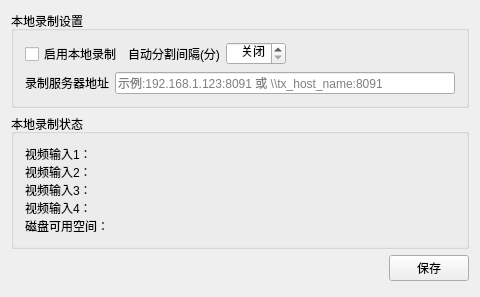
<?xml version="1.0" encoding="UTF-8"?>
<ui version="4.0">
 <class>TxClientSettingTab</class>
 <widget class="QWidget" name="TxClientSettingTab">
  <property name="geometry">
   <rect>
    <x>0</x>
    <y>0</y>
    <width>480</width>
    <height>297</height>
   </rect>
  </property>
  <property name="sizePolicy">
   <sizepolicy hsizetype="Preferred" vsizetype="Preferred">
    <horstretch>0</horstretch>
    <verstretch>0</verstretch>
   </sizepolicy>
  </property>
  <property name="windowTitle">
   <string>TxClientSettingTab</string>
  </property>
  <layout class="QVBoxLayout" name="verticalLayout">
   <item>
    <widget class="QGroupBox" name="groupBox_2">
     <property name="title">
      <string>本地录制设置</string>
     </property>
     <layout class="QVBoxLayout" name="verticalLayout_2">
      <item>
       <layout class="QHBoxLayout" name="horizontalLayoutRec">
        <item>
         <widget class="QCheckBox" name="ckbLocalRecord">
          <property name="text">
           <string>启用本地录制</string>
          </property>
         </widget>
        </item>
        <item>
         <widget class="QLabel" name="label_23">
          <property name="text">
           <string>自动分割间隔(分)</string>
          </property>
         </widget>
        </item>
        <item>
         <widget class="QSpinBox" name="spinBoxRecAutoSeg">
          <property name="minimumSize">
           <size>
            <width>60</width>
            <height>0</height>
           </size>
          </property>
          <property name="toolTip">
           <string>0为关闭，最大值7200</string>
          </property>
          <property name="alignment">
           <set>Qt::AlignRight|Qt::AlignTrailing|Qt::AlignVCenter</set>
          </property>
          <property name="specialValueText">
           <string>关闭</string>
          </property>
          <property name="maximum">
           <number>7200</number>
          </property>
         </widget>
        </item>
        <item>
         <spacer name="horizontalSpacer">
          <property name="orientation">
           <enum>Qt::Horizontal</enum>
          </property>
          <property name="sizeHint" stdset="0">
           <size>
            <width>40</width>
            <height>20</height>
           </size>
          </property>
         </spacer>
        </item>
       </layout>
      </item>
      <item>
       <layout class="QHBoxLayout" name="horizontalLayout_3">
        <item>
         <widget class="QLabel" name="label">
          <property name="text">
           <string>录制服务器地址</string>
          </property>
         </widget>
        </item>
        <item>
         <widget class="QLineEdit" name="txAddressLineEdit">
          <property name="placeholderText">
           <string>示例:192.168.1.123:8091 或 \\tx_host_name:8091</string>
          </property>
         </widget>
        </item>
       </layout>
      </item>
     </layout>
    </widget>
   </item>
   <item>
    <widget class="QGroupBox" name="groupBox">
     <property name="title">
      <string>本地录制状态</string>
     </property>
     <layout class="QHBoxLayout" name="horizontalLayout">
      <item>
       <widget class="QLabel" name="localRecStatusLabel">
        <property name="sizePolicy">
         <sizepolicy hsizetype="Preferred" vsizetype="Minimum">
          <horstretch>0</horstretch>
          <verstretch>0</verstretch>
         </sizepolicy>
        </property>
        <property name="minimumSize">
         <size>
          <width>0</width>
          <height>70</height>
         </size>
        </property>
        <property name="text">
         <string>视频输入1：
视频输入2：
视频输入3：
视频输入4：
磁盘可用空间：</string>
        </property>
        <property name="textFormat">
         <enum>Qt::PlainText</enum>
        </property>
        <property name="alignment">
         <set>Qt::AlignLeading|Qt::AlignLeft|Qt::AlignTop</set>
        </property>
        <property name="wordWrap">
         <bool>true</bool>
        </property>
        <property name="indent">
         <number>-1</number>
        </property>
       </widget>
      </item>
     </layout>
    </widget>
   </item>
   <item>
    <layout class="QHBoxLayout" name="horizontalLayout_2">
     <property name="rightMargin">
      <number>0</number>
     </property>
     <item>
      <spacer name="horizontalSpacer_2">
       <property name="orientation">
        <enum>Qt::Horizontal</enum>
       </property>
       <property name="sizeHint" stdset="0">
        <size>
         <width>40</width>
         <height>20</height>
        </size>
       </property>
      </spacer>
     </item>
     <item>
      <widget class="QPushButton" name="saveButton">
       <property name="text">
        <string>保存</string>
       </property>
      </widget>
     </item>
    </layout>
   </item>
   <item>
    <spacer name="verticalSpacer">
     <property name="orientation">
      <enum>Qt::Vertical</enum>
     </property>
     <property name="sizeHint" stdset="0">
      <size>
       <width>20</width>
       <height>40</height>
      </size>
     </property>
    </spacer>
   </item>
  </layout>
 </widget>
 <layoutdefault spacing="6" margin="11"/>
 <resources/>
 <connections/>
</ui>
